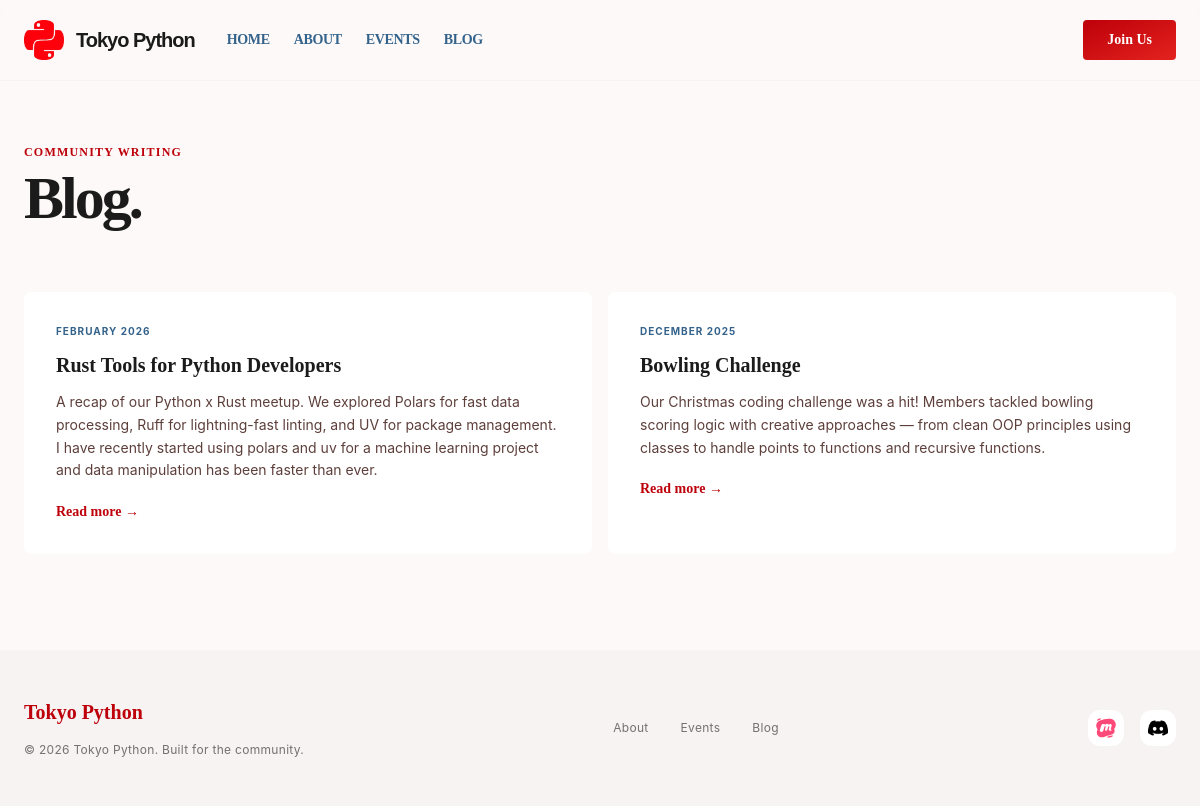
Page /blog on the committed database.
### home/models.py (models this page shows, shortened)
class BlogPost(models.Model):
    title = models.CharField(max_length=200)
    excerpt = models.TextField()
    content = models.TextField(blank=True)
    published_date = models.DateField(default=timezone.now)
    link = models.URLField(blank=True)
    class Meta:
        ordering = ["-published_date"]
    @property
    def month_label(self):
        return self.published_date.strftime("%B %Y")

### home/views.py (the view)
# urls.py: path("blog", views.blog, name="blog"),
def blog(request):
    posts = BlogPost.objects.all()
    return render(request, "home/blog.html", {"posts": posts})

### home/templates/home/blog.html (shortened to what this page needs)
{% extends "home/base.html" %}
{% load static %}
{% block content %}
    <section class="bg-surface px-6 pt-16 pb-24">
        <div class="max-w-7xl mx-auto">
            <div class="mb-16">
                <span class="text-primary font-headline font-bold uppercase tracking-widest text-xs mb-2 block">Community Writing</span>
                <h1 class="text-5xl md:text-6xl font-headline font-extrabold tracking-tighter text-on-background">Blog.</h1>
            </div>
            <div class="grid grid-cols-1 md:grid-cols-2 gap-4">
                {% for post in posts %}
                <div class="bg-surface-container-lowest p-8 rounded-xl hover:bg-surface-container-high transition-colors group cursor-pointer">
                    <span class="text-[10px] font-bold text-secondary uppercase tracking-widest block mb-3">{{ post.month_label }}</span>
                    <h3 class="font-headline font-bold text-xl mb-3 group-hover:text-primary transition-colors">{{ post.title }}</h3>
                    <p class="font-body text-sm text-on-surface-variant leading-relaxed mb-4">{{ post.excerpt }}</p>
                    {% if post.link %}
                    <a href="{{ post.link }}" class="text-primary font-headline font-bold text-sm">Read more →</a>
                    {% else %}
                    <span class="text-primary font-headline font-bold text-sm">Read more →</span>
                    {% endif %}
                </div>
                {% empty %}
                <p class="font-body text-sm text-on-surface-variant col-span-2">No blog posts yet. Stay tuned!</p>
                {% endfor %}
            </div>
        </div>
    </section>
{% endblock %}

### home/templates/home/base.html (style rules this page uses)
body { font-family: 'Inter', sans-serif; background-color: #fcf9f8; color: #1c1b1b; }

### rows in the picture
BlogPost: month_label "FEBRUARY 2026", title "Rust Tools for Python Developers", excerpt "A recap of our Python x Rust meetup. We explored Polars for fast data processing, Ruff for lightning-fast linting, and UV for package management. I have recently started using polars and uv for a machine learning project and data manipulation has been faster than ever.", link "Read more →"
BlogPost: month_label "DECEMBER 2025", title "Bowling Challenge", excerpt "Our Christmas coding challenge was a hit! Members tackled bowling scoring logic with creative approaches — from clean OOP principles using classes to handle points to functions and recursive functions.", link "Read more →"
